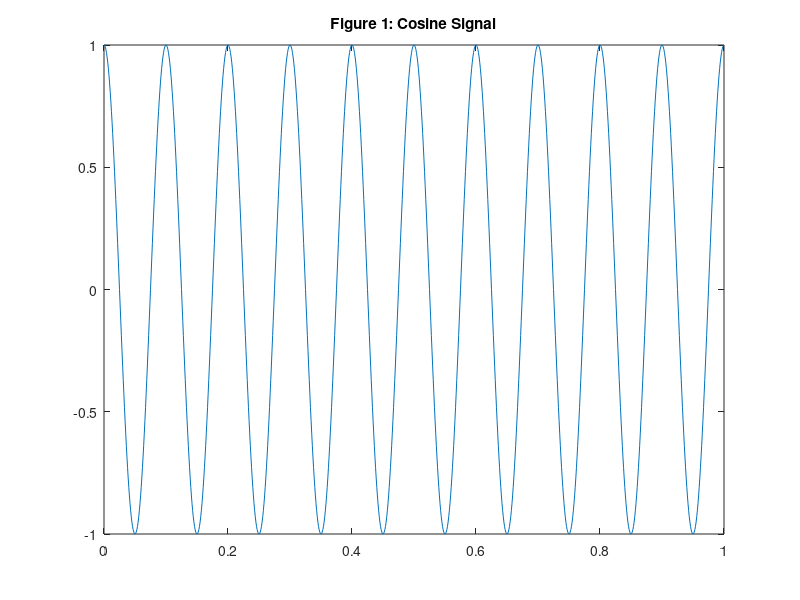
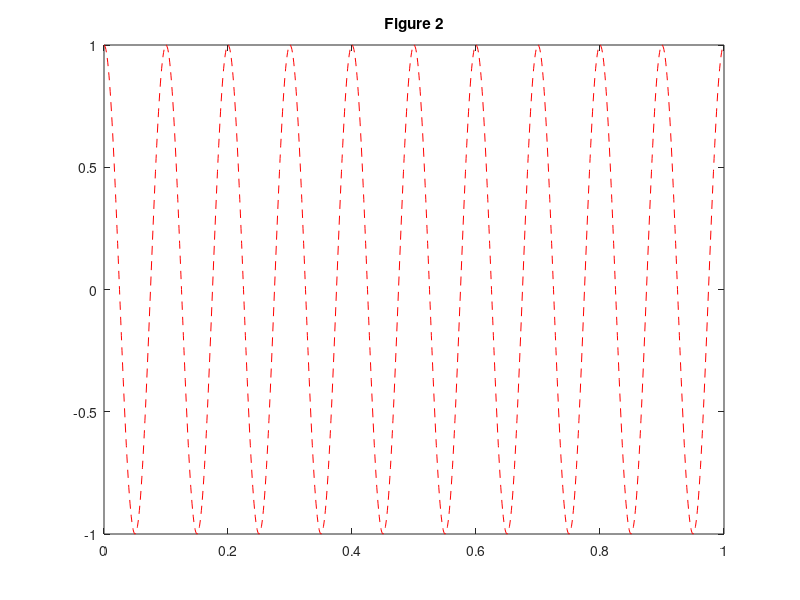
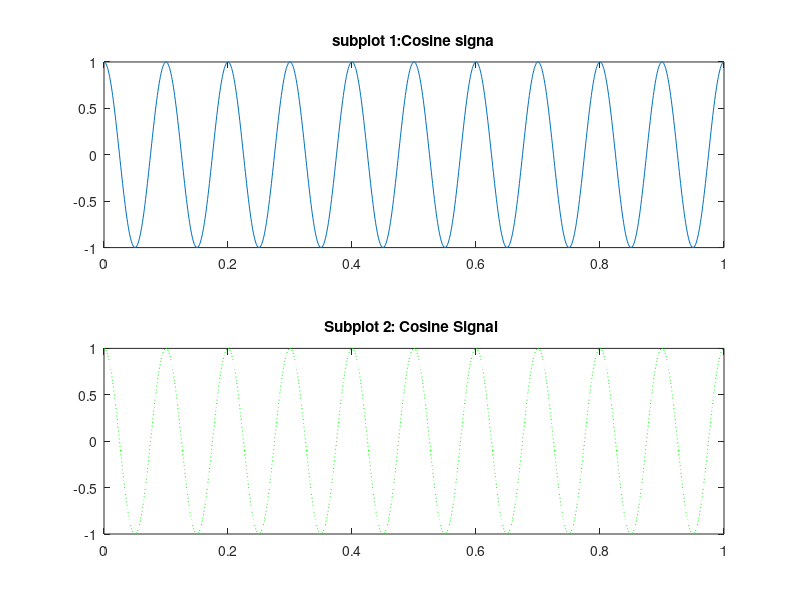

Reproduce these figures in MATLAB, in order.

Ts= 1e-3;    %sample period =1ms 
f0=10;       %fundamental frequency
t=[0:Ts:1];
x= cos(2*pi*f0*t); %cosine signal

%create two figures
figure(1) %Open figure 1
plot(t,x);
title('Figure 1: Cosine Signal');

figure(2); %Open figure 2
plot(t,x,'r--');
title('Figure 2');

%Use subplot in a new figure
figure(3);
subplot(2,1,1) % 2 rows, 1 column, first subplot 
plot(t,x);
title('subplot 1:Cosine signa');

subplot(2,1,2) % 2 rows, 1 column, second subplot
plot(t,x, 'g:'); %green dotted line
title('Subplot 2: Cosine Signal ')
